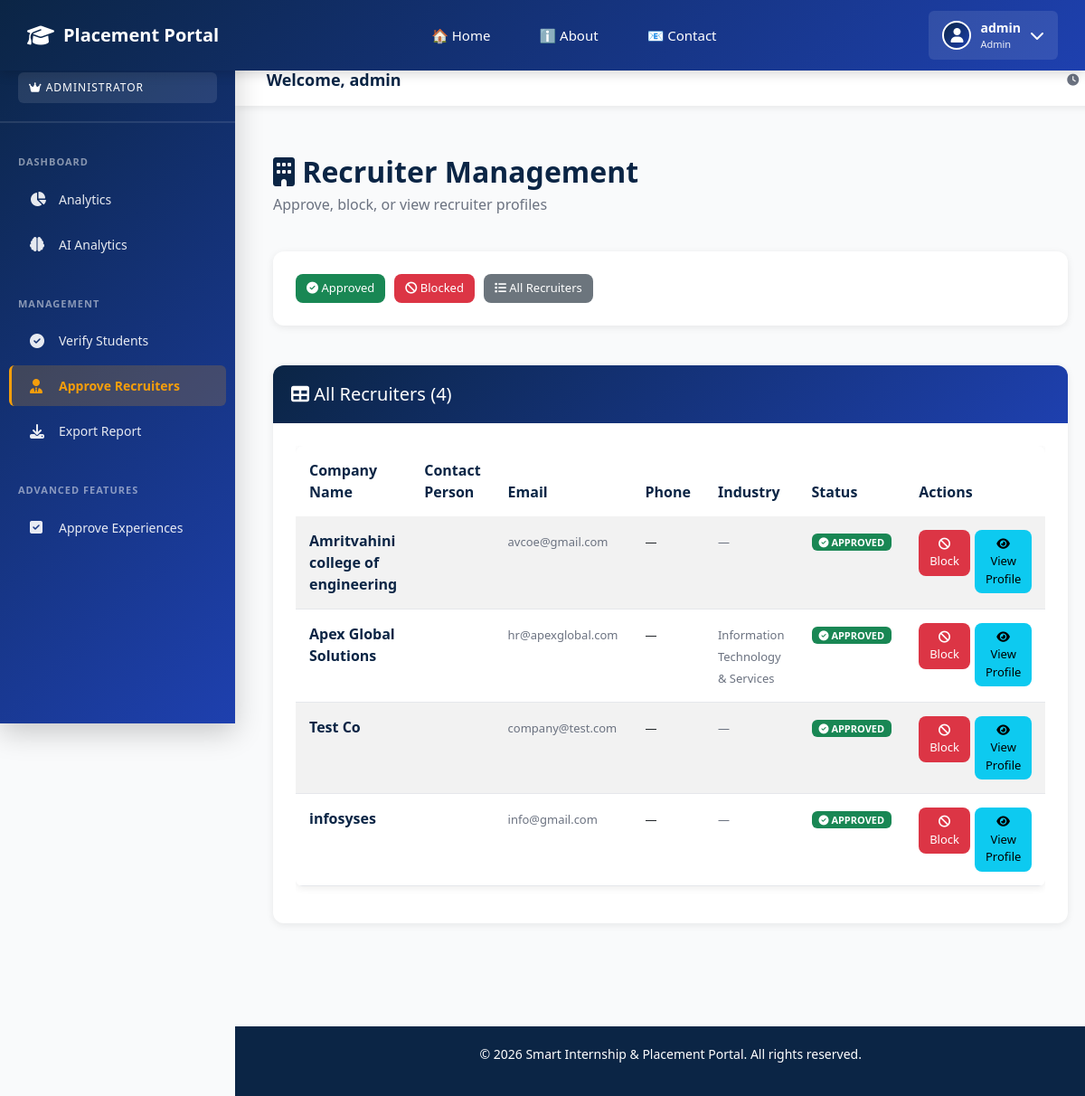
The app's page /tpo/recruiters/?approved=true (signed in) with its own data.
### accounts/models.py (models this page shows, shortened)
class CustomUser(AbstractUser):
    STUDENT = 'STUDENT'
    RECRUITER = 'RECRUITER'
    TPO = 'TPO'
    ROLE_CHOICES = [
        (STUDENT, 'Student'),
        (RECRUITER, 'Recruiter'),
        (TPO, 'TPO'),
    ]
    role_type = models.CharField(max_length=20, choices=ROLE_CHOICES, default=STUDENT)
    @property
    def is_student(self):
        return self.role_type == self.STUDENT
    @property
    def is_recruiter(self):
        return self.role_type == self.RECRUITER
    @property
    def is_tpo(self):
        return self.role_type == self.TPO or self.is_superuser

class RecruiterProfile(models.Model):
    user = models.OneToOneField(CustomUser, on_delete=models.CASCADE, related_name='recruiter_profile')
    company_name = models.CharField(max_length=200)
    company_website = models.URLField(blank=True)
    company_email = models.EmailField()
    contact_phone = models.CharField(max_length=20, blank=True)
    description = models.TextField(blank=True, help_text="Company description")
    industry = models.CharField(max_length=100, blank=True)
    hr_contact_email = models.EmailField(blank=True)
    hr_contact_phone = models.CharField(max_length=20, blank=True)
    is_approved = models.BooleanField(default=False, help_text="Approved by TPO to post jobs")
    is_blocked = models.BooleanField(default=False, help_text="Blocked by TPO from posting")
    approved_by = models.ForeignKey(CustomUser, null=True, blank=True, on_delete=models.SET_NULL,
                                    related_name='approved_recruiters', limit_choices_to={'role_type': 'TPO'})
    approved_at = models.DateTimeField(null=True, blank=True)
    blocked_reason = models.TextField(blank=True)
    block_reason = models.TextField(blank=True)
    created_at = models.DateTimeField(null=True, blank=True)
    updated_at = models.DateTimeField(auto_now=True)

### accounts/views.py (the view)
# urls.py: path('tpo/recruiters/', views.recruiter_list, name='tpo_recruiter_list'),
@tpo_only
def recruiter_list(request):
    recruiters = RecruiterProfile.objects.select_related('user').all()
    approved_filter = request.GET.get('approved')
    blocked_filter = request.GET.get('blocked')
    if approved_filter is not None:
        recruiters = recruiters.filter(is_approved=approved_filter.lower() == 'true')
        if approved_filter.lower() == 'true':
            recruiters = recruiters.filter(is_blocked=False)
    if blocked_filter is not None:
        recruiters = recruiters.filter(is_blocked=blocked_filter.lower() == 'true')
    recruiters = recruiters.order_by('-is_approved', 'company_name')
    context = {'recruiters': recruiters}
    return render(request, 'accounts/tpo_recruiter_list.html', context)

### templates/accounts/tpo_recruiter_list.html (shortened to what this page needs)
{% extends 'base.html' %}
{% load static %}
{% block content %}
<div class="container-fluid py-4">
    <div class="row mb-4">
        <div class="col-12">
            <h2 style="font-weight: 700; color: #0b2545; margin: 0;">
                <i class="fas fa-building"></i> Recruiter Management
            </h2>
            <p style="color: #6b7280; margin-top: 5px;">Approve, block, or view recruiter profiles</p>
        </div>
    </div>
    <div class="row mb-4">
        <div class="col-12">
            <div class="card">
                <div class="card-body">
                    <div style="display: flex; gap: 10px; flex-wrap: wrap;">
                        <a href="?approved=true" class="btn btn-sm btn-success">
                            <i class="fas fa-check-circle"></i> Approved
                        </a>
                        <a href="?blocked=true" class="btn btn-sm btn-danger">
                            <i class="fas fa-ban"></i> Blocked
                        </a>
                        <a href="?" class="btn btn-sm btn-secondary">
                            <i class="fas fa-list"></i> All Recruiters
                        </a>
                    </div>
                </div>
            </div>
        </div>
    </div>
    <div class="row">
        <div class="col-12">
            <div class="card">
                <div class="card-header">
                    <h5 style="margin: 0;">
                        <i class="fas fa-table"></i> All Recruiters ({{ recruiters.count }})
                    </h5>
                </div>
                <div class="card-body">
                    {% if recruiters %}
                        <div class="table-responsive">
                            <table class="table table-hover table-striped">
                                <thead style="background-color: #f3f4f6;">
                                    <tr>
                                        <th>Company Name</th>
                                        <th>Contact Person</th>
                                        <th>Email</th>
                                        <th>Phone</th>
                                        <th>Industry</th>
                                        <th>Status</th>
                                        <th>Actions</th>
                                    </tr>
                                </thead>
                                <tbody>
                                    {% for recruiter in recruiters %}
                                        <tr>
                                            <td>
                                                <strong style="color: #0b2545;">{{ recruiter.company_name }}</strong>
                                            </td>
                                            <td>
                                            </td>
                                            <td>
                                                <span style="font-size: 13px; color: #6b7280;">{{ recruiter.company_email }}</span>
                                            </td>
                                            <td>
                                                <span style="font-size: 13px;">{{ recruiter.company_phone|default:"—" }}</span>
                                            </td>
                                            <td>
                                                <span style="font-size: 13px; color: #6b7280;">{{ recruiter.industry|default:"—" }}</span>
                                            </td>
                                            <td>
                                                {% if recruiter.is_blocked %}
                                                    <span class="badge bg-danger" style="font-size: 11px;">
                                                        <i class="fas fa-ban"></i> BLOCKED
                                                    </span>
                                                {% elif recruiter.is_approved %}
                                                    <span class="badge bg-success" style="font-size: 11px;">
                                                        <i class="fas fa-check-circle"></i> APPROVED
                                                    </span>
                                                {% else %}
                                                    <span class="badge bg-warning" style="font-size: 11px; color: white;">
                                                        <i class="fas fa-hourglass-half"></i> PENDING
                                                    </span>
                                                {% endif %}
                                            </td>
                                            <td>
                                                <div style="display: flex; gap: 5px;">
                                                    {% if not recruiter.is_blocked %}
                                                        <form method="POST" action="{% url 'block_recruiter' recruiter.user.id %}"
                                                              style="display: inline;"
                                                              onsubmit="return confirm('Block {{ recruiter.company_name }}?');">
                                                            <button type="submit" class="btn btn-sm btn-danger" title="Block">
                                                                <i class="fas fa-ban"></i> Block
                                                            </button>
                                                        </form>
                                                    {% else %}
                                                        <button class="btn btn-sm btn-secondary" disabled>
                                                            <i class="fas fa-ban"></i> Blocked
                                                        </button>
                                                    {% endif %}
                                                    <a href="{% url 'tpo_view_recruiter_profile' recruiter.user.id %}"
                                                       class="btn btn-sm btn-info" title="View Profile">
                                                        <i class="fas fa-eye"></i> View Profile
                                                    </a>
                                                </div>
                                            </td>
                                        </tr>
                                    {% endfor %}
                                </tbody>
                            </table>
                        </div>
                    {% else %}
                        <div style="text-align: center; padding: 40px; color: #6b7280;">
                            <i class="fas fa-inbox" style="font-size: 48px; color: #d1d5db; margin-bottom: 15px;"></i>
                            <p style="font-size: 16px; margin: 0;">No recruiters found</p>
                        </div>
                    {% endif %}
                </div>
            </div>
        </div>
    </div>
</div>
{% endblock %}

### templates/base.html (shortened to what this page needs)
<!doctype html>
<html lang="en">
<head>
    <link href="https://cdn.jsdelivr.net/npm/bootstrap@5.3.0/dist/css/bootstrap.min.css" rel="stylesheet">
    <link href="https://cdnjs.cloudflare.com/ajax/libs/font-awesome/6.4.0/css/all.min.css" rel="stylesheet">
</head>
<body>
    <nav class="navbar-top">
        <div class="navbar-top-content">
            <a href="/" class="navbar-brand">
                <i class="fas fa-graduation-cap"></i>
                <span>Placement Portal</span>
            </a>
            <ul class="navbar-menu">
                <li><a href="/">🏠 Home</a></li>
                <li><a href="#about">ℹ️ About</a></li>
                <li><a href="#contact">📧 Contact</a></li>
            </ul>
            <div class="navbar-actions">
                {% if user.is_authenticated %}
                    <div class="navbar-user-info" onclick="toggleUserDropdown(event)">
                        {% if user.profile_photo %}
                            <img src="{{ user.profile_photo.url }}" alt="Profile" class="navbar-profile-photo">
                        {% elif user.studentprofile.profile_photo %}
                            <img src="{{ user.studentprofile.profile_photo.url }}" alt="Profile" class="navbar-profile-photo">
                        {% else %}
                            <div class="navbar-profile-photo" style="background: linear-gradient(135deg, var(--primary), var(--secondary)); display: flex; align-items: center; justify-content: center; color: white;">
                                <i class="fas fa-user" style="font-size: 16px;"></i>
                            </div>
                        {% endif %}
                        <div class="navbar-user-text">
                            <span class="navbar-user-name">{{ user.first_name|default:user.username }}</span>
                            <span class="navbar-user-role">
                                {% if user.is_student %}
                                    Student
                                {% elif user.is_recruiter %}
                                    Recruiter
                                {% elif user.is_tpo %}
                                    Admin
                                {% endif %}
                            </span>
                        </div>
                        <i class="fas fa-chevron-down"></i>
                    </div>
                {% endif %}
            </div>
        </div>
    </nav>
    <div class="d-flex">
        <nav class="sidebar">
            <div class="sidebar-header">
                <a href="/" class="sidebar-brand">
                    <i class="fas fa-graduation-cap"></i>
                    <span>Placement Portal</span>
                </a>
                {% if user.is_authenticated %}
                    <div class="user-badge" style="display: block; margin-top: 10px;">
                        {% if user.is_student %}
                            <i class="fas fa-user-graduate"></i> Student
                        {% elif user.is_recruiter %}
                            <i class="fas fa-building"></i> Recruiter
                        {% elif user.is_tpo %}
                            <i class="fas fa-crown"></i> Administrator
                        {% endif %}
                    </div>
                {% endif %}
            </div>
            {% if user.is_authenticated %}
                {% if user.is_tpo %}
                    <div class="nav-section">
                        <div class="nav-section-title">Dashboard</div>
                        <a href="{% url 'tpo_dashboard' %}">
                            <i class="fas fa-chart-pie"></i>
                            <span>Analytics</span>
                        </a>
                        <a href="{% url 'ai_analytics:tpo_ai_dashboard' %}">
                            <i class="fas fa-brain"></i>
                            <span>AI Analytics</span>
                        </a>
                    </div>
                    <div class="nav-section">
                        <div class="nav-section-title">Management</div>
                        <a href="{% url 'tpo_student_list' %}">
                            <i class="fas fa-check-circle"></i>
                            <span>Verify Students</span>
                        </a>
                        <a href="{% url 'tpo_recruiter_list' %}">
                            <i class="fas fa-user-tie"></i>
                            <span>Approve Recruiters</span>
                        </a>
                        <a href="{% url 'tpo_export_placed' %}">
                            <i class="fas fa-download"></i>
                            <span>Export Report</span>
                        </a>
                    </div>
                    <div class="nav-section">
                        <div class="nav-section-title">Advanced Features</div>
                        <a href="{% url 'tpo_interview_experiences' %}">
                            <i class="fas fa-check-square"></i>
                            <span>Approve Experiences</span>
                        </a>
                    </div>
                {% endif %}
            {% endif %}
        </nav>
        <div class="main-container flex-grow-1">
            {% if user.is_authenticated %}
                <div class="top-nav">
                    <div class="nav-left">
                        <div class="nav-welcome">
                            Welcome, <strong>{{ user.first_name|default:user.username }}</strong>
                        </div>
                    </div>
                    <div class="nav-actions">
                        <span style="font-size: 13px; color: #6b7280;">
                            <i class="fas fa-clock"></i> {{ now|date:"H:i" }}
                        </span>
                    </div>
                </div>
            {% endif %}
            <div class="content-area animate-in">
                {% block content %}{% endblock %}
            </div>
            <div class="footer">
                <p>&copy; 2026 Smart Internship & Placement Portal. All rights reserved.</p>
            </div>
        </div>
    </div>
</body>
</html>
</html>

### templates/accounts/tpo_recruiter_list.html (style rules this page uses)
.badge { padding: 4px 8px; }

### records on screen
CustomUser: first_name "admin"
RecruiterProfile: company_name "Amritvahini college of engineering", company_email "avcoe@gmail.com", company_phone "—", industry "—", is_blocked False (drawn)
RecruiterProfile: company_name "Apex Global Solutions", company_email "hr@apexglobal.com", company_phone "—", industry "Information Technology & Services", is_blocked False (drawn)
RecruiterProfile: company_name "Test Co", company_email "company@test.com", company_phone "—", industry "—", is_blocked False (drawn)
RecruiterProfile: company_name "infosyses", company_email "info@gmail.com", company_phone "—", industry "—", is_blocked False (drawn)

### other values on screen
{{ recruiters.count }} "4"
